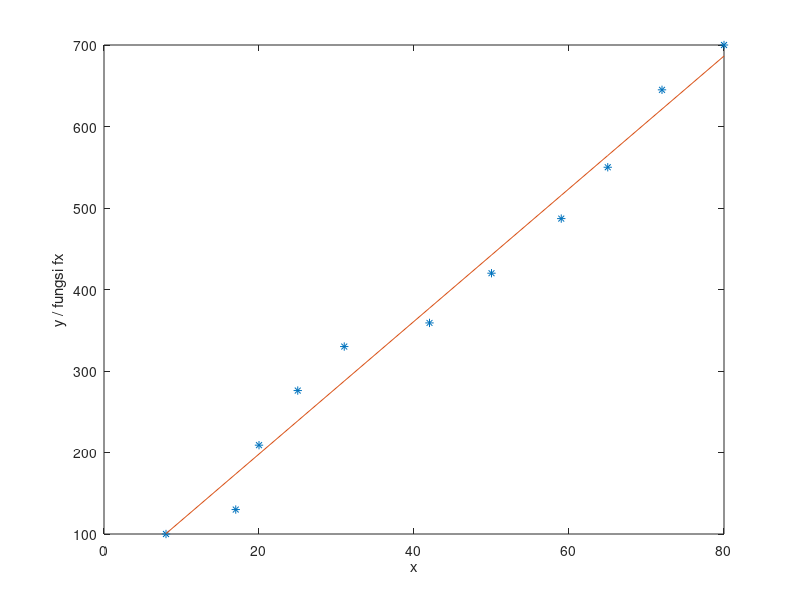

Reproduce this figure in MATLAB.
clc
history -c

x=[ 8 17 20 25 31 42 50 59 65 72 80];
y=[100 130 209 276 330 359 420 487 550 645 700];
n=length(x);
%Inisialisasi sigma
sigmay=0;
sigmax=0;
sigmaxy=0;
sigmaxx=0;
for i=1:n
  sigmax=sigmax+x(i);
  sigmay=sigmay+y(i);
  sigmaxx=sigmaxx+x(i)*x(i);
  sigmaxy=sigmaxy+x(i)*y(i);
endfor
parameter = inv([sigmaxx sigmax;sigmax n])*[sigmaxy;sigmay];
a = parameter(1);
b = parameter(2);
fungsi = a*x + b;
plot(x,y,'*',x,fungsi)
xlabel("x")
ylabel("y / fungsi fx")